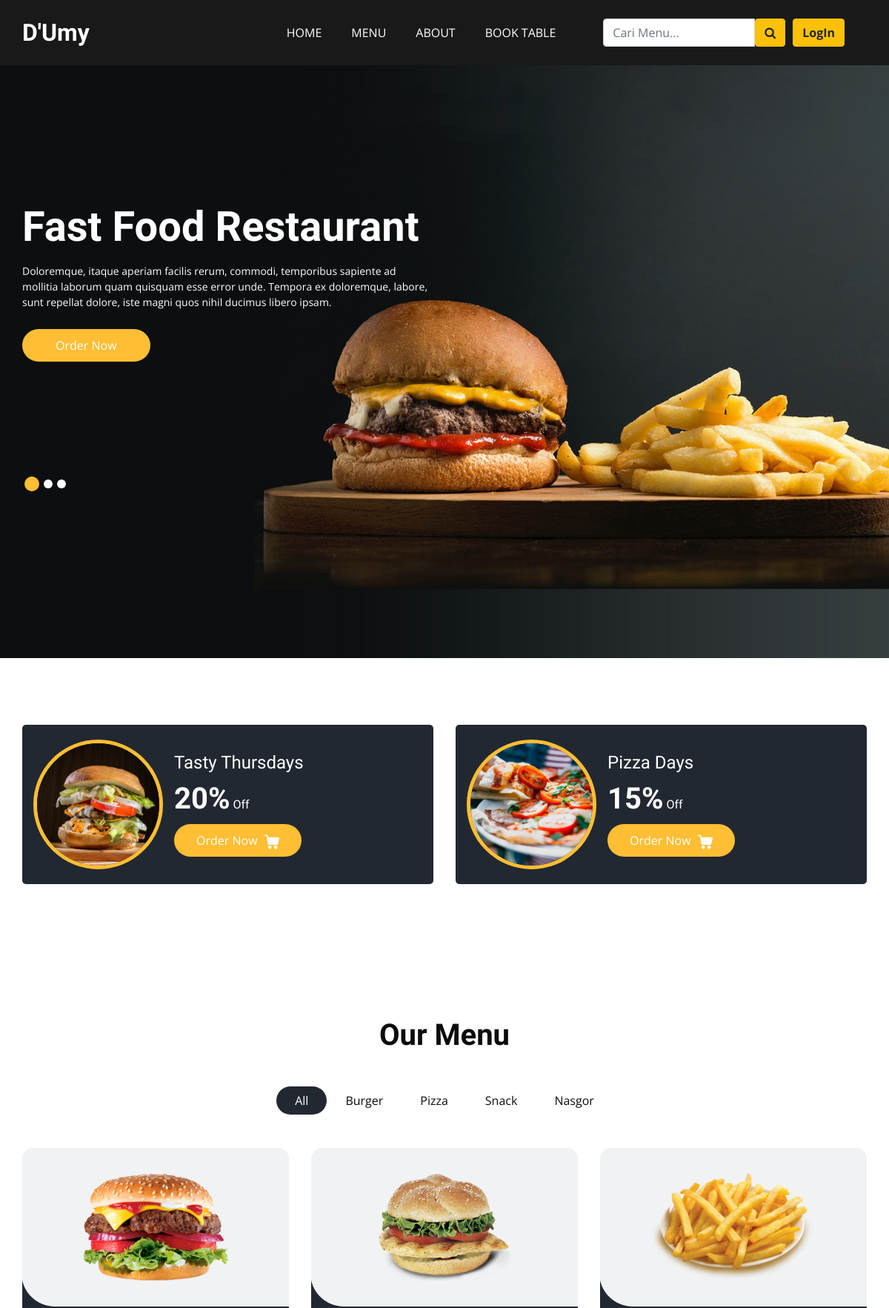
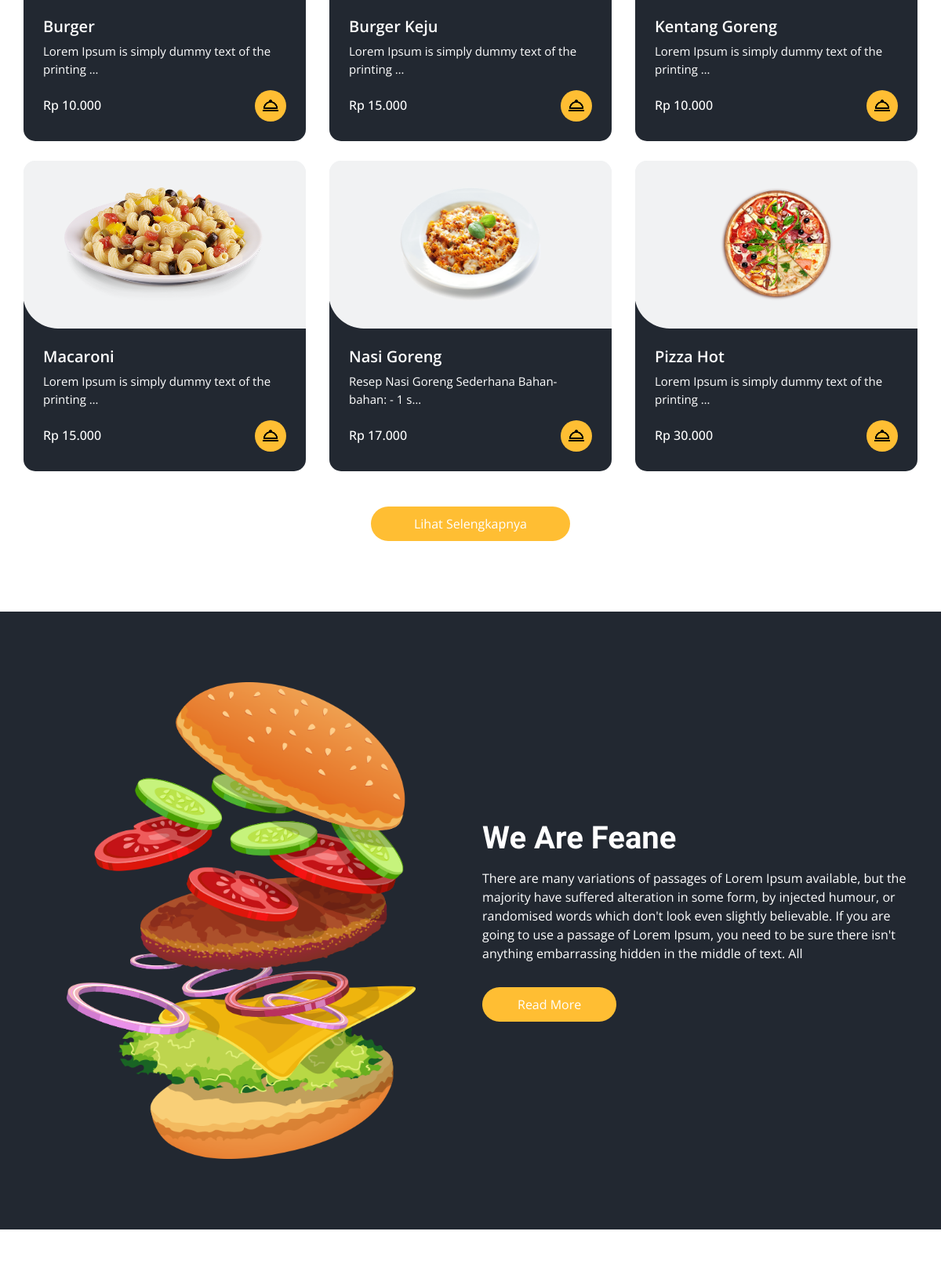
The page / (upper part) on the database its author committed (2 pictures, top to bottom).
### menu/models.py (models this page shows, shortened)
class Category(models.Model):
    name = models.CharField(max_length=100)
    slug = models.SlugField(unique=True, help_text="Gunakan huruf kecil, tanpa spasi, contoh: minuman-kopi")
    class Meta:
        verbose_name_plural = "Categories"

class ListMenu(models.Model):
    name = models.CharField(max_length=100)
    slug = models.SlugField(unique=True, help_text="Teks unik untuk URL, akan terisi otomatis jika dikosongkan.")
    description = models.TextField()
    image = models.ImageField(upload_to='menu_images/')
    price = models.DecimalField(max_digits=8, decimal_places=2)
    category = models.ForeignKey(Category, on_delete=models.CASCADE, related_name="list_menu")

### core/views.py (the view)
# urls.py: path('', views.home, name='home'),
def home(request):
    categories = Category.objects.all()
    list_menus = ListMenu.objects.all().order_by('name')
    context = {
        'categories': categories,
        'list_menus': list_menus,}
    return render(request, 'core/home.html', context)

### order/context_processors.py (called while the page is built)
def cart_item_count(request):
    cart = request.session.get('cart', {})
    count = sum(item['quantity'] for item in cart.values())
    return {'cart_item_count': count}

### core/templates/core/home.html (shortened to what this page needs)
{% extends 'base.html' %} {% load static %}  {% block hero_section %}
<div class="hero_area">
  <div class="bg-box">
    <img src="{% static 'images/hero-bg.jpg' %}" alt="Background Kafe" />
  </div>
  <section class="slider_section">
    <div id="customCarousel1" class="carousel slide" data-ride="carousel">
      <div class="carousel-inner">
        <div class="carousel-item active">
          <div class="container">
            <div class="row">
              <div class="col-md-7 col-lg-6">
                <div class="detail-box">
                  <h1>Fast Food Restaurant</h1>
                  <p>
                    Doloremque, itaque aperiam facilis rerum, commodi,
                    temporibus sapiente ad mollitia laborum quam quisquam esse
                    error unde. Tempora ex doloremque, labore, sunt repellat
                    dolore, iste magni quos nihil ducimus libero ipsam.
                  </p>
                  <div class="btn-box">
                    <a href="" class="btn1"> Order Now </a>
                  </div>
                </div>
              </div>
            </div>
          </div>
        </div>
      </div>
      <div class="container">
        <ol class="carousel-indicators">
          <li
            data-target="#customCarousel1"
            data-slide-to="0"
            class="active"
          ></li>
          <li data-target="#customCarousel1" data-slide-to="1"></li>
          <li data-target="#customCarousel1" data-slide-to="2"></li>
        </ol>
      </div>
    </div>
  </section>
</div>
  {% endblock hero_section %}  {% block content %}
  <section class="offer_section layout_padding-bottom">
    <div class="offer_container">
      <div class="container">
        <div class="row">
          <div class="col-md-6">
            <div class="box">
              <div class="img-box">
                <img src="images/o1.jpg" alt="" />
              </div>
              <div class="detail-box">
                <h5>Tasty Thursdays</h5>
                <h6><span>20%</span> Off</h6>
                <a href="">
                  Order Now
                </a>
              </div>
            </div>
          </div>
          <div class="col-md-6">
            <div class="box">
              <div class="img-box">
                <img src="images/o2.jpg" alt="" />
              </div>
              <div class="detail-box">
                <h5>Pizza Days</h5>
                <h6><span>15%</span> Off</h6>
                <a href="">
                  Order Now
                </a>
              </div>
            </div>
          </div>
        </div>
      </div>
    </div>
  </section>
  <section class="food_section layout_padding">
    <div class="container">
      <div class="heading_container heading_center">
        <h2>Our Menu</h2>
      </div>
      <ul class="filters_menu">
        <li class="active" data-filter="*">All</li>
        {% for category in categories %}
        <li data-filter=".{{ category.slug }}">{{ category.name }}</li>
        {% endfor %}
      </ul>
      <div class="filters-content">
        <div class="row grid">
          {% for list_menu in list_menus|slice:":6" %}
          <div class="col-sm-6 col-lg-4 all {{ list_menu.category.slug }}">
            <div class="box">
              <div>
                <a
                href="{% url 'menu:menu_detail' menu_slug=list_menu.slug %}"
                class="menu-item-link"
              >
                <div class="img-box">
                  <img
                    src="{{ list_menu.image.url }}"
                    alt="{{ list_menu.name }}"
                  />
                </div>
              </a>
                <div class="detail-box">
                  <h5>{{ list_menu.name }}</h5>
                  <p>{{ list_menu.description|truncatechars:50 }}</p>
                  <div class="options">
                    <h6>Rp {{ list_menu.price|floatformat:0 }}</h6>
                    <a href="{% url 'menu:menu_detail' menu_slug=list_menu.slug %}">
                      <img
                        src="{% static 'images/icons/hood.png' %}"
                        alt="cart"
                        class="social-icon"
                      />
                    </a>
                  </div>
                </div>
              </div>
            </div>
          </div>
          {% endfor %}
        </div>
      </div>
      <div class="btn-box">
        <a href="{% url 'menu:list_menu' %}"> Lihat Selengkapnya </a>
      </div>
    </div>
  </section>
  <section class="about_section layout_padding">
    <div class="container">
      <div class="row">
        <div class="col-md-6">
          <div class="img-box">
            <img src="images/about-img.png" alt="" />
          </div>
        </div>
        <div class="col-md-6">
          <div class="detail-box">
            <div class="heading_container">
              <h2>We Are Feane</h2>
            </div>
            <p>
              There are many variations of passages of Lorem Ipsum available,
              but the majority have suffered alteration in some form, by
              injected humour, or randomised words which don't look even
              slightly believable. If you are going to use a passage of Lorem
              Ipsum, you need to be sure there isn't anything embarrassing
              hidden in the middle of text. All
            </p>
            <a href=""> Read More </a>
          </div>
        </div>
      </div>
    </div>
  </section>
  <section class="book_section layout_padding">
  </section>
  {% endblock content %}

### static/css/responsive.css (style rules this page uses)
@media (min-width: 1200px) { .container { max-width: 1170px; } }

### rows shown on the page
Category: name "Burger"
Category: name "Pizza"
Category: name "Snack"
Category: name "Nasgor"
ListMenu: image (picture), name "Burger", description "Lorem Ipsum is simply dummy text of the printing …", price "10.000"
ListMenu: image (picture), name "Burger Keju", description "Lorem Ipsum is simply dummy text of the printing …", price "15.000"
ListMenu: image (picture), name "Kentang Goreng", description "Lorem Ipsum is simply dummy text of the printing …", price "10.000"
ListMenu: image (picture), name "Macaroni", description "Lorem Ipsum is simply dummy text of the printing …", price "15.000"
ListMenu: image (picture), name "Nasi Goreng", description "Resep Nasi Goreng Sederhana Bahan-bahan: - 1 s…", price "17.000"
ListMenu: image (picture), name "Pizza Hot", description "Lorem Ipsum is simply dummy text of the printing …", price "30.000"
